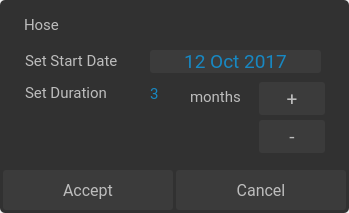
<?xml version="1.0" encoding="UTF-8"?>
<ui version="4.0">
 <class>AirTubeWindowReminderClinical</class>
 <widget class="QDialog" name="AirTubeWindowReminderClinical">
  <property name="geometry">
   <rect>
    <x>0</x>
    <y>0</y>
    <width>349</width>
    <height>213</height>
   </rect>
  </property>
  <property name="windowTitle">
   <string>Dialog</string>
  </property>
  <property name="styleSheet">
   <string notr="true"/>
  </property>
  <widget class="QLabel" name="airTubeDurationUnit">
   <property name="geometry">
    <rect>
     <x>190</x>
     <y>87</y>
     <width>61</width>
     <height>20</height>
    </rect>
   </property>
   <property name="font">
    <font>
     <family>Roboto</family>
     <pointsize>11</pointsize>
    </font>
   </property>
   <property name="styleSheet">
    <string notr="true">color:#BDBDBD</string>
   </property>
   <property name="text">
    <string>months</string>
   </property>
  </widget>
  <widget class="QPushButton" name="airTubeDecrement">
   <property name="geometry">
    <rect>
     <x>259</x>
     <y>120</y>
     <width>66</width>
     <height>33</height>
    </rect>
   </property>
   <property name="font">
    <font>
     <family>Roboto</family>
     <pointsize>14</pointsize>
    </font>
   </property>
   <property name="focusPolicy">
    <enum>Qt::NoFocus</enum>
   </property>
   <property name="styleSheet">
    <string notr="true">QPushButton {
background-color:#3B3B3B;
color:#BDBDBD;
border:none;
border-radius:3px;
}
QPushButton:pressed {
background-color:#606060;
color:#BDBDBD;
border:none;
border-radius:3px;
}
</string>
   </property>
   <property name="text">
    <string>-</string>
   </property>
  </widget>
  <widget class="QLabel" name="airTubeSetDurationTitle">
   <property name="geometry">
    <rect>
     <x>25</x>
     <y>84</y>
     <width>101</width>
     <height>18</height>
    </rect>
   </property>
   <property name="font">
    <font>
     <family>Roboto</family>
     <pointsize>11</pointsize>
    </font>
   </property>
   <property name="styleSheet">
    <string notr="true">color:#BDBDBD</string>
   </property>
   <property name="text">
    <string>Set Duration</string>
   </property>
  </widget>
  <widget class="QLabel" name="airTubeDuration">
   <property name="geometry">
    <rect>
     <x>150</x>
     <y>79</y>
     <width>31</width>
     <height>29</height>
    </rect>
   </property>
   <property name="font">
    <font>
     <family>Roboto</family>
     <pointsize>11</pointsize>
    </font>
   </property>
   <property name="styleSheet">
    <string notr="true">color:#1788C3</string>
   </property>
   <property name="text">
    <string>3</string>
   </property>
  </widget>
  <widget class="QLabel" name="airTubeSetStartDateTitle">
   <property name="geometry">
    <rect>
     <x>25</x>
     <y>52</y>
     <width>111</width>
     <height>18</height>
    </rect>
   </property>
   <property name="font">
    <font>
     <family>Roboto</family>
     <pointsize>11</pointsize>
    </font>
   </property>
   <property name="styleSheet">
    <string notr="true">color:#BDBDBD</string>
   </property>
   <property name="text">
    <string>Set Start Date</string>
   </property>
  </widget>
  <widget class="QPushButton" name="airTubeAccept">
   <property name="geometry">
    <rect>
     <x>3</x>
     <y>170</y>
     <width>170</width>
     <height>40</height>
    </rect>
   </property>
   <property name="font">
    <font>
     <family>Roboto</family>
     <pointsize>12</pointsize>
    </font>
   </property>
   <property name="focusPolicy">
    <enum>Qt::NoFocus</enum>
   </property>
   <property name="styleSheet">
    <string notr="true">QPushButton {
background-color:#3B3B3B;
color:#BDBDBD;
border:none;
border-radius:3px;
}
QPushButton:pressed {
background-color:#606060;
color:#BDBDBD;
border:none;
border-radius:3px;
}
</string>
   </property>
   <property name="text">
    <string>Accept</string>
   </property>
  </widget>
  <widget class="QPushButton" name="airTubeIncrement">
   <property name="geometry">
    <rect>
     <x>259</x>
     <y>82</y>
     <width>66</width>
     <height>33</height>
    </rect>
   </property>
   <property name="font">
    <font>
     <family>Roboto</family>
     <pointsize>14</pointsize>
    </font>
   </property>
   <property name="focusPolicy">
    <enum>Qt::NoFocus</enum>
   </property>
   <property name="styleSheet">
    <string notr="true">QPushButton {
background-color:#3B3B3B;
color:#BDBDBD;
border:none;
border-radius:3px;
}
QPushButton:pressed {
background-color:#606060;
color:#BDBDBD;
border:none;
border-radius:3px;
}
</string>
   </property>
   <property name="text">
    <string>+</string>
   </property>
  </widget>
  <widget class="QPushButton" name="airTubeCancel">
   <property name="geometry">
    <rect>
     <x>176</x>
     <y>170</y>
     <width>170</width>
     <height>40</height>
    </rect>
   </property>
   <property name="font">
    <font>
     <family>Roboto</family>
     <pointsize>12</pointsize>
    </font>
   </property>
   <property name="focusPolicy">
    <enum>Qt::NoFocus</enum>
   </property>
   <property name="styleSheet">
    <string notr="true">QPushButton {
background-color:#3B3B3B;
color:#BDBDBD;
border:none;
border-radius:3px;
}
QPushButton:pressed {
background-color:#606060;
color:#BDBDBD;
border:none;
border-radius:3px;
}
</string>
   </property>
   <property name="text">
    <string>Cancel</string>
   </property>
  </widget>
  <widget class="QLabel" name="airTubeTitle">
   <property name="geometry">
    <rect>
     <x>24</x>
     <y>16</y>
     <width>101</width>
     <height>31</height>
    </rect>
   </property>
   <property name="font">
    <font>
     <family>Roboto</family>
     <pointsize>11</pointsize>
    </font>
   </property>
   <property name="styleSheet">
    <string notr="true">color:#BDBDBD</string>
   </property>
   <property name="text">
    <string>Hose</string>
   </property>
   <property name="alignment">
    <set>Qt::AlignLeading|Qt::AlignLeft|Qt::AlignTop</set>
   </property>
  </widget>
  <widget class="QPushButton" name="airTubeSetDate">
   <property name="geometry">
    <rect>
     <x>150</x>
     <y>50</y>
     <width>171</width>
     <height>23</height>
    </rect>
   </property>
   <property name="font">
    <font>
     <family>Roboto</family>
     <pointsize>14</pointsize>
    </font>
   </property>
   <property name="focusPolicy">
    <enum>Qt::NoFocus</enum>
   </property>
   <property name="styleSheet">
    <string notr="true">QPushButton {
background-color:#3B3B3B;
color:#1788C3;
border:none;
border-radius:3px;
}
QPushButton:pressed {
background-color:#606060;
color:#1788C3;
border:none;
border-radius:3px;
}
</string>
   </property>
   <property name="text">
    <string>12 Oct 2017</string>
   </property>
  </widget>
  <widget class="QFrame" name="frame">
   <property name="geometry">
    <rect>
     <x>0</x>
     <y>0</y>
     <width>349</width>
     <height>213</height>
    </rect>
   </property>
   <property name="styleSheet">
    <string notr="true">background-color: rgb(49, 49, 49);
border: 1px;
border-radius: 5px;</string>
   </property>
   <property name="frameShape">
    <enum>QFrame::StyledPanel</enum>
   </property>
   <property name="frameShadow">
    <enum>QFrame::Raised</enum>
   </property>
  </widget>
  <zorder>frame</zorder>
  <zorder>airTubeDurationUnit</zorder>
  <zorder>airTubeDecrement</zorder>
  <zorder>airTubeSetDurationTitle</zorder>
  <zorder>airTubeDuration</zorder>
  <zorder>airTubeSetStartDateTitle</zorder>
  <zorder>airTubeAccept</zorder>
  <zorder>airTubeIncrement</zorder>
  <zorder>airTubeCancel</zorder>
  <zorder>airTubeTitle</zorder>
  <zorder>airTubeSetDate</zorder>
 </widget>
 <resources/>
 <connections/>
</ui>
